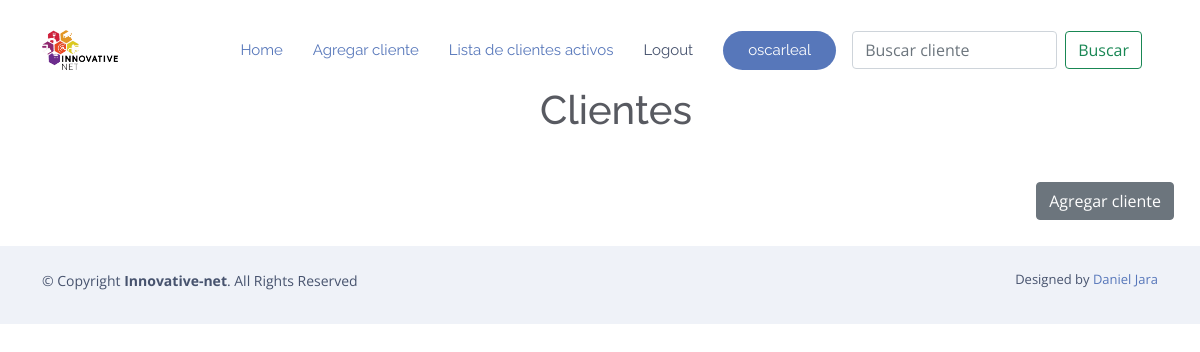
The app's page /clientes (signed in), older data.
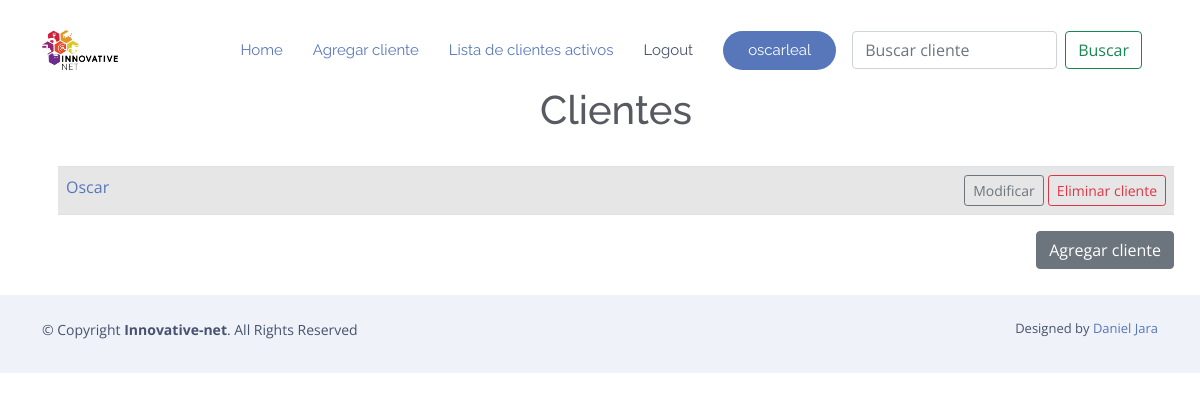
The same page, newer data.
### RPA/models.py (models this page shows)
class Cliente(models.Model):
    usuario = models.ForeignKey(User, on_delete=models.CASCADE, null=True, blank=True)
    nombre = models.CharField('Nombre de la compañia cliente',max_length=200)
    encargado = models.CharField('Nombre del contacto dentro de la empresa',max_length
    =120)
    puesto_encargado = models.CharField('Puesto del contacto',max_length
    =120)
    numero_contacto=models.CharField('Numero de telefono para contactar',max_length
    =10)
    correo_contacto=models.EmailField('Correo para contactar',blank=True)
    lugar_de_mantenimiento = models.CharField('Lugar en que se realizara el mantenimiento',max_length
    =120,blank=True)
    descripcion_cotizacion = models.TextField('Descripcion de la cotizacion',blank=True)
    fecha = models.DateTimeField('Fecha de realizacion de la cotizacion',blank=True,null=True, default=dateutil.utils.today())
    def __str__(self):
        return self.nombre
    class Meta:
        ordering = ['nombre']

### RPA/views.py (the view)
# urls.py: path('clientes',Todos_Clientes.as_view(), name='lista_clientes'),
class Todos_Clientes(LoginRequiredMixin, ListView):
    model = Cliente
    context_object_name = 'lista_clientes'
    template_name = 'mantenimientos/Clientes.html'
    def get_context_data(self, **kwargs):
        context = super().get_context_data(**kwargs)
        context['lista_clientes'] = context['lista_clientes'].filter(usuario=self.request.user)
        return context

### RPA/templates/mantenimientos/Clientes.html
{% extends 'mantenimientos/base.html'%}
{% load static %}
{% block body %}
        <center>
                <div class="container m-2">
                        <h1>Clientes</h1>
                        <br/>
                        <table class="table table-striped table-hover table bordered">
                        {% for cliente in lista_clientes %}
                                <tr>
                                        <td>
                                        <a href="{% url 'mostrar_cliente' cliente.id %}"
                                        >{{ cliente }}</a>
                                                </td>
                                        <td align="right">
                                                <a href="{% url 'modificar_cliente' cliente.id %}">
                                                        <button type="button" class="btn btn-outline-secondary btn-sm">Modificar</button>
                                                </a>
                                                <a href="{% url 'eliminar_cliente' cliente.id%}">
                                                        <button type="button" class="btn btn-outline-danger btn-sm">Eliminar cliente</button>
                                                </a>
                                        </td>
                                </tr>
                        {% endfor %}
                        </table>
                        <a href="{% url 'agregar_cliente' %}">
                                        <button type="button" class="btn btn-secondary"style="float: right">Agregar cliente</button>
                        </a>
                        <br/>
                        <br/>
                </div>
        </center>
{% endblock %}

Row changes from the older to the newer data that the page shows:
added Cliente: nombre "Oscar"
